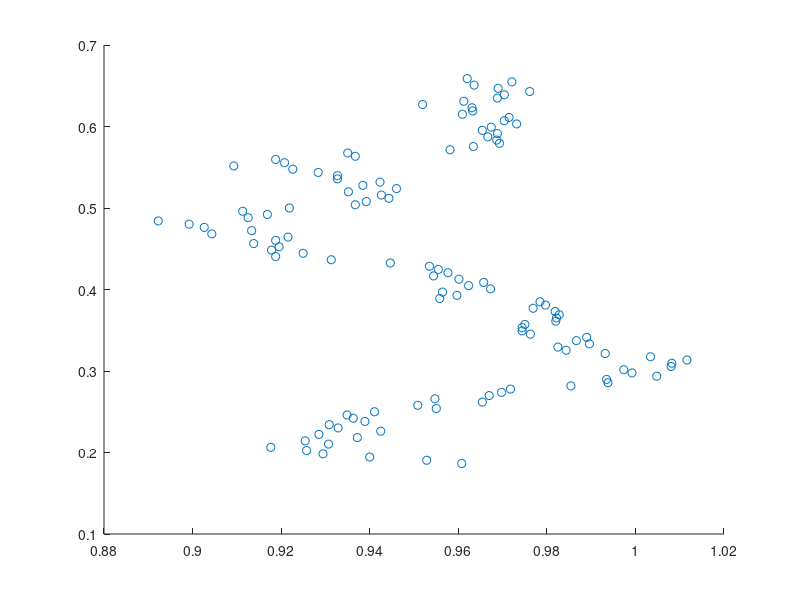

Source code (MATLAB): (Note: this script raises an error after producing the figure.)
% Computational Finance CW2
% Question 1
load options.mat
%%
optionNum=4;% number of strike price
strikePrices=[2925 3025 3125 3225 3325];

L=length(stockPrice);% data length 222
Lwin=fix(L/4);% window length 55
Lrest=L-Lwin;% rest length 167
% LTrain=fix(Lrest*13/14)+1; 
% LTest=Lrest-LTrain; 
LTrain=120; % train data length
LTest=47; % test data length 

interval_Tr=(optionNum-1)*Lrest+1:(optionNum-1)*Lrest+LTrain;
interval_Ts=(optionNum-1)*Lrest+LTrain+1:(optionNum-1)*Lrest+Lrest;
interval_All=(optionNum-1)*Lrest+1:(optionNum-1)*Lrest+Lrest;

Tt=ones(L,1);
for i=1:L
    Tt(i)=(L-i)/252;
end

% data: X=[S/X T-t]
X=[stockPrice(56:L)/strikePrices(1) Tt(56:L,1);...
    stockPrice(56:L)/strikePrices(2) Tt(56:L,1);...
    stockPrice(56:L)/strikePrices(3) Tt(56:L,1);...
    stockPrice(56:L)/strikePrices(4) Tt(56:L,1);...
    stockPrice(56:L)/strikePrices(5) Tt(56:L,1)];

XTrain=X(interval_Tr,:); % train data
XTest=X(interval_Ts,:); % test data
XAll=X(interval_All,:); % all data

% normalized call option price from BS formula
CXtrue=[BSOptionCPrices(:,1)./strikePrices(1);...
    BSOptionCPrices(:,2)./strikePrices(2);...
    BSOptionCPrices(:,3)./strikePrices(3);...
    BSOptionCPrices(:,4)./strikePrices(4);...
    BSOptionCPrices(:,5)./strikePrices(5)];

CXtrueTrain=CXtrue(interval_Tr,:); % train tag
CXtrueTest=CXtrue(interval_Ts,:); % test tag
CXtrueAll=CXtrue(interval_All,:); % all tag
%% GMModel generate 4 means and covariances
GMModel = fitgmdist(XTrain,4,'RegularizationValue',0.0003);
figure(1),clf,
scatter(XTrain(:,1),XTrain(:,2),'ro');
hold on
ezcontour(@(x1,x2)pdf(GMModel,[x1 x2]),get(gca,{'XLim','YLim'}))
title('{\bf Scatter Plot and Fitted Gaussian Mixture Contours}')
axis([0.8 1.3 -0.1 0.8]);
xlabel('S/X','FontSize',13,'FontWeight','bold');
ylabel('T-t','FontSize',13,'FontWeight','bold');
hold off
%% disign matrix
m1=GMModel.mu(1,:);
m2=GMModel.mu(2,:);
m3=GMModel.mu(3,:);
m4=GMModel.mu(4,:);
C1=GMModel.Sigma(:,:,1);
C2=GMModel.Sigma(:,:,2);
C3=GMModel.Sigma(:,:,3);
C4=GMModel.Sigma(:,:,4);

designMat=ones(LTrain,7);% design matrix
designMat(:,5)=XTrain(:,1);
designMat(:,6)=XTrain(:,2);

for i=1:LTrain
    designMat(i,1)=sqrt((XTrain(i,:)-m1)*C1*(XTrain(i,:)-m1)');
    designMat(i,2)=sqrt((XTrain(i,:)-m2)*C2*(XTrain(i,:)-m2)');
    designMat(i,3)=sqrt((XTrain(i,:)-m3)*C3*(XTrain(i,:)-m3)');
    designMat(i,4)=sqrt((XTrain(i,:)-m4)*C4*(XTrain(i,:)-m4)');    
end
%% train using cvx
cvx_begin quiet
variable w(7)
minimize( norm(designMat*w-CXtrueTrain) )
cvx_end
%% draw surface
CXNum=30;
x=linspace(0.7,1.5,CXNum);
y=linspace(0.7,0,CXNum);

CX=ones(CXNum,CXNum);
for i=1:CXNum
    for j=1:CXNum
        CX(j,i)=w(1)*sqrt(([x(i),y(j)]-m1)*C1*([x(i),y(j)]-m1)')...
            +w(2)*sqrt(([x(i),y(j)]-m2)*C2*([x(i),y(j)]-m2)')...
            +w(3)*sqrt(([x(i),y(j)]-m3)*C3*([x(i),y(j)]-m3)')...
            +w(4)*sqrt(([x(i),y(j)]-m4)*C4*([x(i),y(j)]-m4)')...
            +[x(i),y(j)]*[w(5);w(6)]+w(7);
    end
end

figure(2),clf,
plot3(X(interval_All,1),X(interval_All,2),CXtrue(interval_All),...
    'o','MarkerSize',8,'MarkerFaceColor','b');
hold on
mesh(x,y,CX);
xlabel('S/X','FontSize',13,'FontWeight','bold')
ylabel('T-t','FontSize',13,'FontWeight','bold')
zlabel('C/X','FontSize',13,'FontWeight','bold')
% axis([0.8 1.5 0 0.6 0 0.4]);
grid on
grid minor
hold off
%% draw validation
CXpred=ones(Lrest,1);
for i=1:Lrest
    CXpred(i)=w(1)*sqrt((XAll(i,:)-m1)*C1*(XAll(i,:)-m1)')...
        +w(2)*sqrt((XAll(i,:)-m2)*C2*(XAll(i,:)-m2)')...
        +w(3)*sqrt((XAll(i,:)-m3)*C3*(XAll(i,:)-m3)')...
        +w(4)*sqrt((XAll(i,:)-m4)*C4*(XAll(i,:)-m4)')...
        +XAll(i,:)*[w(5);w(6)]+w(7);
end

figure(3),clf,
xx1=56:222;
plot(xx1,CXpred,'r','LineWidth',1.5);
xlabel('Date','FontSize',13,'FontWeight','bold')
ylabel('C/X','FontSize',13,'FontWeight','bold')
hold on
plot(xx1,CXtrueAll,'b','LineWidth',1.5);
axis([-inf,inf,-inf,inf]);
legend({'predicted','real'},'Location','northwest',...
    'FontSize',13,'FontWeight','bold');
plot([175,175],[0,0.12],'k','LineWidth',2);
grid on
grid minor
hold off
%% draw scatter
figure(4),clf,
plot3(X(1:167,1),X(1:167,2),CXtrue(1:167),'o',...
    'MarkerSize',8,'MarkerFaceColor','b');
hold on
plot3(X(168:334,1),X(168:334,2),CXtrue(168:334),'o',...
    'MarkerSize',8,'MarkerFaceColor','r');
plot3(X(335:501,1),X(335:501,2),CXtrue(335:501),'o',...
    'MarkerSize',8,'MarkerFaceColor','m');
plot3(X(502:668,1),X(502:668,2),CXtrue(502:668),'o',...
    'MarkerSize',8,'MarkerFaceColor','g');
plot3(X(669:835,1),X(669:835,2),CXtrue(669:835),'o',...
    'MarkerSize',8,'MarkerFaceColor','y');
legend({'2925','3025','3125','3225','3325'},...
    'Location','eastoutside',...
    'Orientation','vertical',...
    'FontSize',13,'FontWeight','bold')

xlabel('S/X','FontSize',13,'FontWeight','bold')
ylabel('T-t','FontSize',13,'FontWeight','bold')
zlabel('C/X','FontSize',13,'FontWeight','bold')
grid on
grid minor
hold off
%% delta
% [CallDelta, PutDelta]=blsdelta(50, 50, 0.1, 0.25, 0.3, 0);









